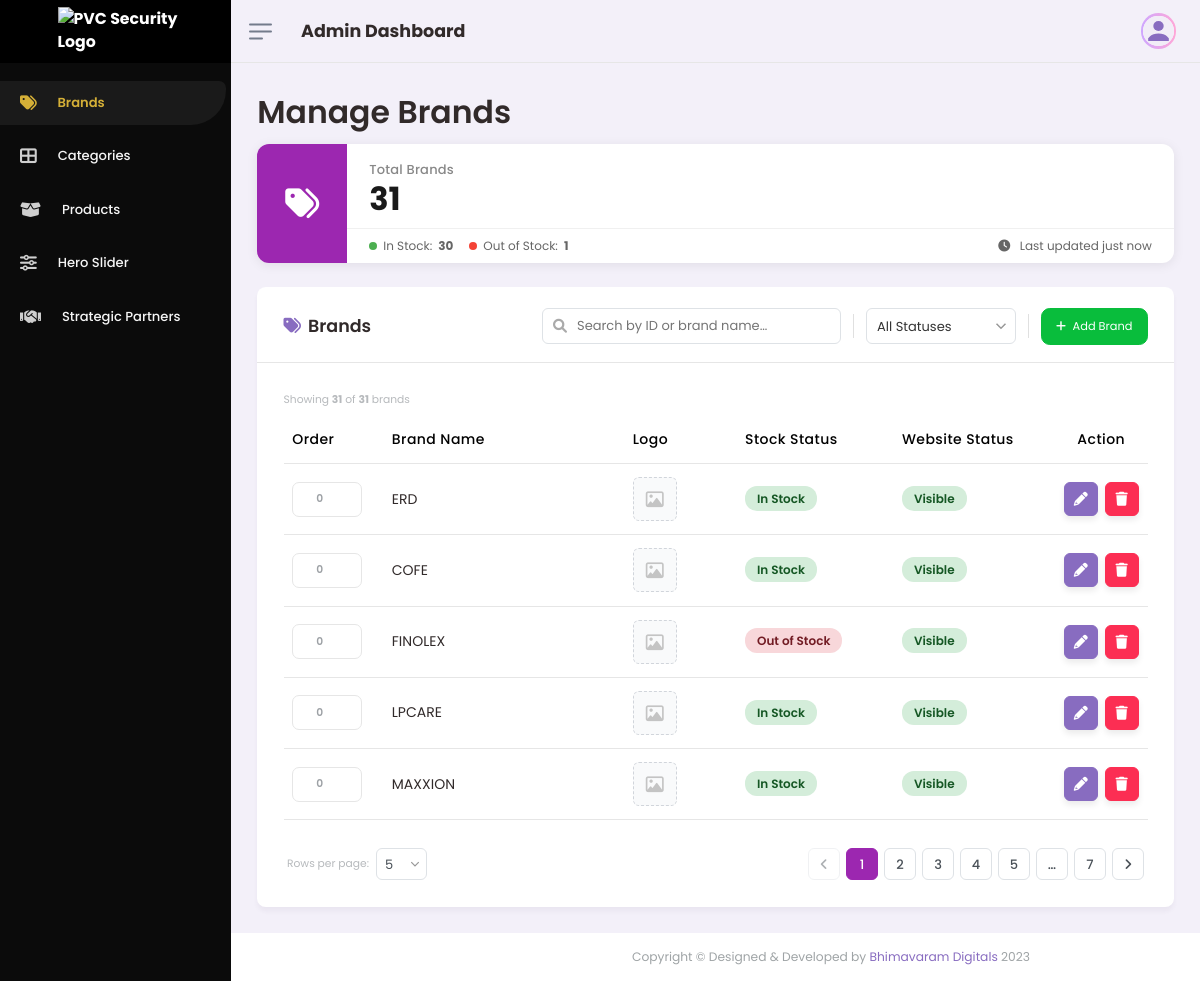
The page /admin/brands.php (signed in) on the database its author committed.
### tables this page shows
CREATE TABLE `brands` (
  `brandid` varchar(10) NOT NULL,
  `brandname` varchar(255) NOT NULL,
  `imagelink` varchar(255) DEFAULT '',
  `status` enum('Active','Inactive') DEFAULT 'Active',
  `created_at` timestamp NOT NULL DEFAULT current_timestamp(),
  `display_status` tinyint(1) NOT NULL DEFAULT 1,
  `display_order` int(11) NOT NULL DEFAULT 0
);

### admin/brands.php (the view, shortened to what this page needs)
<?php
require_once 'config/db.php';
function normalize_upload_relpath($path) {
    $path = trim((string)$path);
    $path = ltrim($path, '/');
    while (strpos($path, '../') === 0) {
        $path = substr($path, 3);
    }
    return $path;
}
function upload_display_path($path) {
    $rel = normalize_upload_relpath($path);
    return $rel === '' ? '' : ('../' . $rel);
}
$brands        = [];
$total_records = 0;
try {
    $stmt = $pdo->query("
        SELECT * FROM brands
        ORDER BY display_order ASC, CAST(SUBSTRING(brandid, 2) AS UNSIGNED) ASC, brandid ASC
    ");
    $brands        = $stmt->fetchAll();
    $total_records = count($brands);
} catch (PDOException $e) {
    $error = 'Could not load records: ' . $e->getMessage();
}
$activeCount   = 0;
$inactiveCount = 0;
foreach ($brands as $b) {
    if ($b['status'] === 'Active') $activeCount++;
    else $inactiveCount++;
}
?>
<?php
if (!isset($_GET['partial'])) {
    include 'header.php';
    include 'nav_header.php';
    include 'main_header.php';
    include 'sidebar.php';
}
?>
    <div class="content-body default-height">
        <div class="container-fluid">
            <h1>Manage Brands</h1>
            <div class="brand-stat-card">
                <div class="bsc-icon-wrap">
                    <i class="fa-solid fa-tags"></i>
                </div>
                <div style="flex:1; display:flex; flex-direction:column;">
                    <div class="bsc-body">
                        <div class="bsc-label">Total Brands</div>
                        <div class="bsc-number"><?= $total_records ?></div>
                    </div>
                    <div class="bsc-footer">
                        <div class="bsc-footer-item">
                            <span class="dot dot-active"></span>
                            In Stock: <strong><?= $activeCount ?></strong>
                        </div>
                        <div class="bsc-footer-item">
                            <span class="dot dot-inactive"></span>
                            Out of Stock: <strong><?= $inactiveCount ?></strong>
                        </div>
                        <div class="bsc-footer-item ms-auto">
                            <i class="fa fa-clock me-1"></i> Last updated just now
                        </div>
                    </div>
                </div>
            </div>
            <div class="col-lg-12">
                <div class="card">
                    <div class="card-header d-flex justify-content-between align-items-center flex-wrap gap-2">
                        <h4 class="card-title mb-0">
                            <i class="fa-solid fa-tags me-2 text-primary"></i>Brands
                        </h4>
                        <div class="brands-toolbar">
                            <div class="search-wrap">
                                <input type="text" id="brandSearchInput" class="search-input"
                                       placeholder="Search by ID or brand name…">
                            </div>
                            <select id="filterStatus" class="filter-select" title="Filter by status">
                                <option value="">All Statuses</option>
                            </select>
                            <button type="button" class="btn btn-success btn-sm text-white"
                                    data-bs-toggle="modal" data-bs-target="#brandModal" id="addNewBtn">
                                <i class="fa fa-plus me-1"></i> Add Brand
                            </button>
                        </div>
                    </div>
                    <div class="card-body">
                        <div class="d-flex align-items-center mb-2 gap-3 flex-wrap">
                            <p class="mb-0 text-muted small">
                                Showing <strong id="visibleCount"><?= $total_records ?></strong>
                                of <strong><?= $total_records ?></strong> brands
                            </p>
                        </div>
                        <div class="table-responsive">
                            <table class="table table-responsive-md vertical-middle" id="brandsTable">
                                <thead>
                                    <tr>
                                        <th style="width:12%;">Order</th>
                                        <th style="width:33%;">Brand Name</th>
                                        <th style="width:15%;">Logo</th>
                                        <th style="width:20%;">Stock Status</th>
                                        <th style="width:20%;">Website Status</th>
                                        <th style="width:15%; text-align:center;">Action</th>
                                    </tr>
                                </thead>
                                <tbody id="brandsTableBody">
                                    <?php if (empty($brands)): ?>
                                        <tr class="empty-state-row">
                                            <td colspan="6">
                                                <div class="empty-state-icon"><i class="fa-solid fa-tags"></i></div>
                                                <p class="text-muted mb-0">No brands added yet.</p>
                                            </td>
                                        </tr>
                                    <?php else: ?>
                                        <?php foreach ($brands as $b):
                                            $imgSrc    = !empty($b['imagelink']) ? htmlspecialchars(upload_display_path($b['imagelink'])) : '';
                                            $imgExists = $imgSrc !== '';
                                        ?>
                                        <tr class="brand-row"
                                            data-bid="<?= strtolower(htmlspecialchars($b['brandid'])) ?>"
                                            data-bname="<?= strtolower(htmlspecialchars($b['brandname'])) ?>"
                                            data-status="<?= htmlspecialchars($b['status']) ?>"
                                            data-order="<?= (int)$b['display_order'] ?>">
                                            <td>
                                                <input type="number"
                                                       class="form-control form-control-sm brand-order-input text-center"
                                                       style="width: 70px; padding: 4px 6px; font-weight: 600;"
                                                       data-id="<?= htmlspecialchars($b['brandid']) ?>"
                                                       data-original-order="<?= (int)$b['display_order'] ?>"
                                                       value="<?= (int)$b['display_order'] ?>"
                                                       min="1">
                                            </td>
                                            <td>
                                                <span class="text-dark" style="font-size:14px;">
                                                    <?= htmlspecialchars($b['brandname']) ?>
                                                </span>
                                            </td>
                                            <td>
                                                <?php if ($imgExists): ?>
                                                    <div class="no-img-thumb" style="display:none;" title="Image not found">
                                                        <i class="fa-regular fa-image"></i>
                                                    </div>
                                                <?php else: ?>
                                                    <div class="no-img-thumb" title="No image uploaded">
                                                        <i class="fa-regular fa-image"></i>
                                                    </div>
                                                <?php endif; ?>
                                            </td>
                                            <td>
                                                <span class="status-badge <?= $b['status'] === 'Active' ? 'status-active' : 'status-inactive' ?>">
                                                    <?= $b['status'] === 'Active' ? 'In Stock' : 'Out of Stock' ?>
                                                </span>
                                            </td>
                                            <td>
                                                <span class="status-badge <?= (int)$b['display_status'] === 1 ? 'status-active' : 'status-inactive' ?>">
                                                    <?= (int)$b['display_status'] === 1 ? 'Visible' : 'Hidden' ?>
                                                </span>
                                            </td>
                                            <td>
                                                <div class="d-flex justify-content-center gap-2">
                                                    <button type="button"
                                                            class="btn btn-primary btn-action-large edit-btn"
                                                            data-bs-toggle="modal"
                                                            data-bs-target="#brandModal"
                                                            data-id="<?= htmlspecialchars($b['brandid']) ?>"
                                                            data-name="<?= htmlspecialchars($b['brandname']) ?>"
                                                            data-status="<?= htmlspecialchars($b['status']) ?>"
                                                            data-display-status="<?= htmlspecialchars($b['display_status']) ?>"
                                                            data-display-order="<?= (int)$b['display_order'] ?>"
                                                            data-image="<?= htmlspecialchars($b['imagelink'] ?? '') ?>"
                                                            data-image-url="<?= $imgSrc ?>"
                                                            title="Edit Record">
                                                        <i class="fa fa-pencil"></i>
                                                    </button>
                                                    <button type="button"
                                                            class="btn btn-danger btn-action-large delete-confirm-trigger"
                                                            data-id="<?= htmlspecialchars($b['brandid']) ?>"
                                                            title="Delete Record">
                                                        <i class="fa fa-trash"></i>
                                                    </button>
                                                </div>
                                            </td>
                                        </tr>
                                        <?php endforeach; ?>
                                    <?php endif; ?>
                                </tbody>
                            </table>
                        </div>
                        <div class="d-flex align-items-center justify-content-between flex-wrap mt-3 px-1 gap-2">
                            <div class="d-flex align-items-center gap-2">
                                <label class="text-muted small mb-0" for="perPageSelect">Rows per page:</label>
                                <select id="perPageSelect" class="per-page-select">
                                    <option value="5" selected>5</option>
                                </select>
                            </div>
                            <nav aria-label="Brands pagination">
                                <div class="pagination-controls" id="paginationButtons"></div>
                            </nav>
                        </div>
                    </div>
                </div>
            </div>
        </div>
    <div class="footer">
        <div class="copyright">
            <p>Copyright &copy; Designed &amp; Developed by
                <a href="https://bhimavaramdigitals.com/" target="_blank">Bhimavaram Digitals</a> 2023
            </p>
        </div>
    </div>
</div>
<?php
if (!isset($_GET['partial'])) {
    include 'footer.php';
}
?>

### admin/brands.php (style rules this page uses)
.brand-stat-card { background: #fff; border-radius: 12px; box-shadow: 0 2px 12px rgba(0,0,0,0.08); padding: 0; display: flex; align-items: stretch; overflow: hidden; margin-bottom: 24px; }
.bsc-icon-wrap { background: #9C27B0; width: 90px; flex-shrink: 0; display: flex; align-items: center; justify-content: center; }
.bsc-icon-wrap i { font-size: 34px; color: #fff; }
.bsc-body { flex: 1; padding: 16px 22px 12px; display: flex; flex-direction: column; justify-content: center; }
.bsc-label { font-size: 13px; color: #888; font-weight: 500; margin-bottom: 2px; letter-spacing: 0.2px; }
.bsc-number { font-size: 32px; font-weight: 700; color: #1a1a1a; line-height: 1.1; }
.bsc-footer { border-top: 1px solid #f0f0f0; padding: 8px 22px; display: flex; align-items: center; gap: 16px; flex-wrap: wrap; }
.bsc-footer-item { display: flex; align-items: center; gap: 6px; font-size: 12px; color: #666; }
.bsc-footer-item .dot { width: 8px; height: 8px; border-radius: 50%; flex-shrink: 0; }
.dot-active { background: #4CAF50; }
.dot-inactive { background: #f44336; }
.brands-toolbar { display: flex; align-items: center; gap: 10px; flex-wrap: wrap; }
.brands-toolbar .search-wrap { position: relative; flex: 1; min-width: 200px; max-width: 340px; }
.brands-toolbar .search-input { width: 100%; height: 36px; padding: 0 12px 0 34px; border: 1px solid #dee2e6; border-radius: 6px; font-size: 13px; color: #333; outline: none; transition: border-color .15s; background: #fff; }
.brands-toolbar .filter-select { height: 36px; padding: 0 30px 0 10px; border: 1px solid #dee2e6; border-radius: 6px; font-size: 13px; color: #333; appearance: none; outline: none; cursor: pointer; transition: border-color .15s; min-width: 150px; }
.btn-action-large { width: 34px !important; height: 34px !important; padding: 0 !important; display: inline-flex !important; align-items: center !important; justify-content: center !important; border-radius: 6px !important; box-shadow: 0 4px 6px rgba(0,0,0,0.08) !important; }
.btn-action-large i { font-size: 14px !important; }
.status-badge { padding: 4px 12px; border-radius: 12px; font-size: 12px; font-weight: 600; }
.status-active { background-color: #d4edda; color: #155724; }
.status-inactive { background-color: #f8d7da; color: #721c24; }
.no-img-thumb { width: 44px; height: 44px; border-radius: 6px; border: 1px dashed #d1d5db; display: flex; align-items: center; justify-content: center; background: #f9fafb; color: #c4c4c4; }
.no-img-thumb i { font-size: 18px; }
.pagination-controls { display: flex; align-items: center; gap: 6px; flex-wrap: wrap; }
.per-page-select { height: 32px; padding: 0 24px 0 8px; border: 1px solid #dee2e6; border-radius: 6px; font-size: 13px; color: #495057; appearance: none; cursor: pointer; outline: none; }
.card { height: auto !important; }

### rows shown on the page
brands: brandid+display_order "0", brandname "ERD", status "In Stock", display_status "Visible"
brands: brandid+display_order "0", brandname "COFE", status "In Stock", display_status "Visible"
brands: brandid+display_order "0", brandname "FINOLEX", status "Out of Stock", display_status "Visible"
brands: brandid+display_order "0", brandname "LPCARE", status "In Stock", display_status "Visible"
brands: brandid+display_order "0", brandname "MAXXION", status "In Stock", display_status "Visible"

### other values the page prints
$total_records "31"
$activeCount "30"
$inactiveCount "1"
